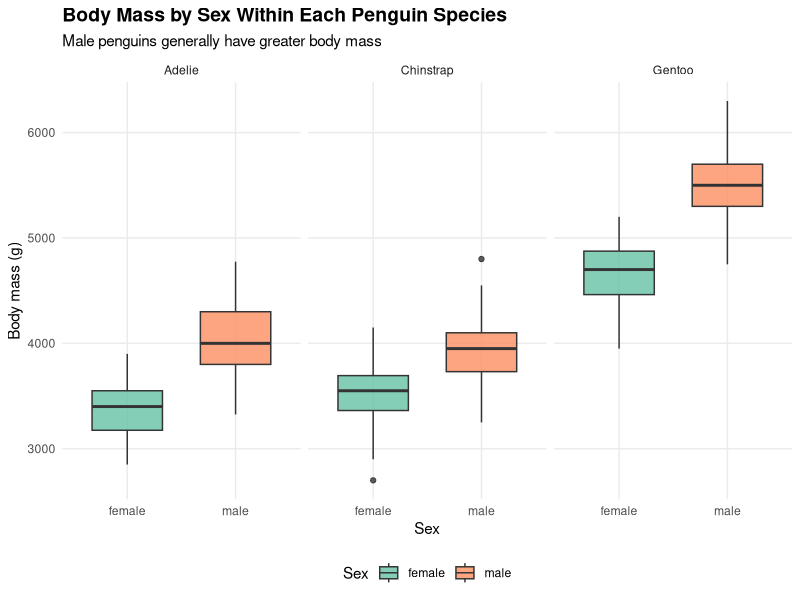
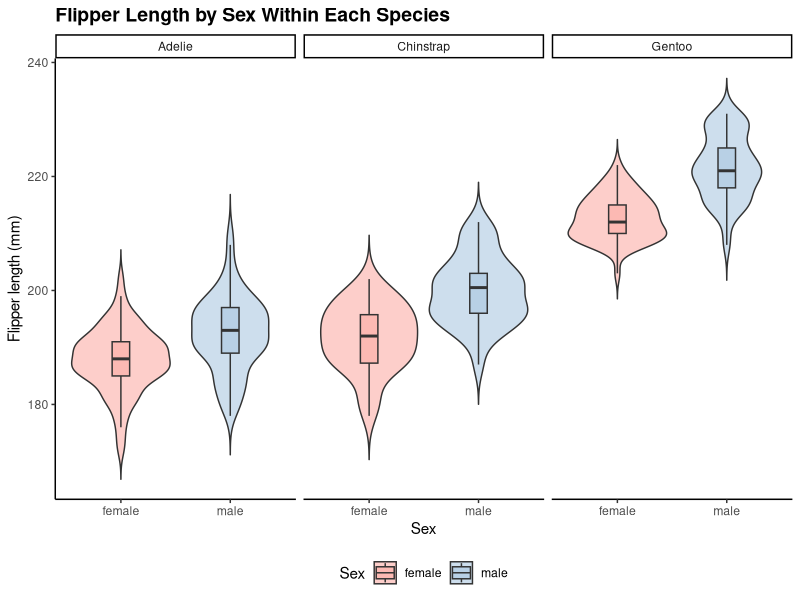
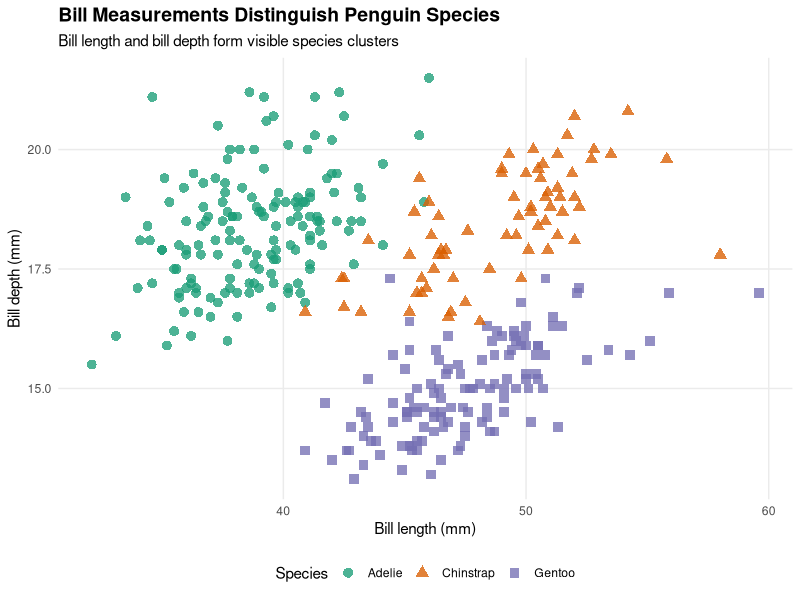
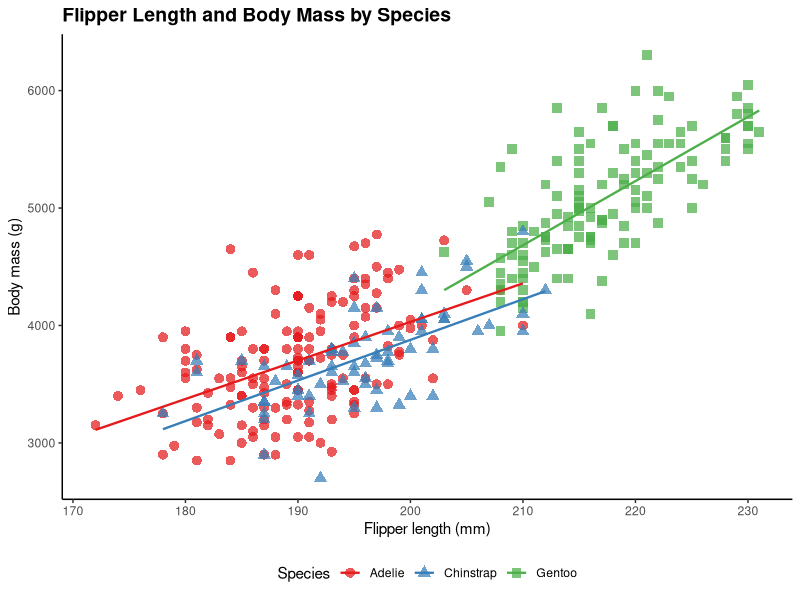
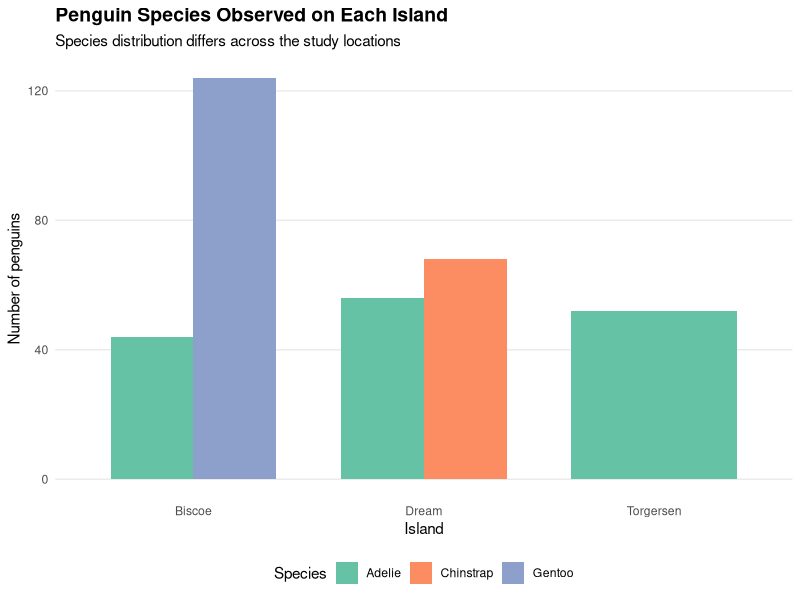

Write the R code that produced these figures, in order.
## ---- chunk 1
# Install packages in the Console first if needed:
# install.packages("palmerpenguins")
# install.packages("ggplot2")

library(palmerpenguins)
library(ggplot2)

knitr::opts_chunk$set(
  echo = TRUE,
  message = FALSE,
  warning = FALSE
)
## ---- chunk 2
# ncol() counts variables; nrow() counts observations.
number_of_columns <- ncol(penguins)
number_of_penguins <- nrow(penguins)

number_of_columns
number_of_penguins
## ---- chunk 3
# Show category counts and missing values.
sex_counts <- table(penguins$sex, useNA = "ifany")
sex_counts

male_count <- sum(penguins$sex == "male", na.rm = TRUE)
female_count <- sum(penguins$sex == "female", na.rm = TRUE)
missing_sex_count <- sum(is.na(penguins$sex))

male_count
female_count
missing_sex_count
## ---- chunk 4
# Exact comparison is safer than grep("male", penguins$sex).
# "female" contains the letters "male", so grep("male", ...)
# could select both male and female observations.

pmale <- penguins[
  !is.na(penguins$sex) & penguins$sex == "male",
]

pfemale <- penguins[
  !is.na(penguins$sex) & penguins$sex == "female",
]

table(pmale$sex, useNA = "ifany")
table(pfemale$sex, useNA = "ifany")

nrow(pmale)
nrow(pfemale)
## ---- chunk 5
# Count observations for each species.
species_counts <- table(penguins$species)
species_counts
## ---- chunk 6
# Create one dataframe for each species.
pAdel <- penguins[penguins$species == "Adelie", ]
pChin <- penguins[penguins$species == "Chinstrap", ]
pGen <- penguins[penguins$species == "Gentoo", ]

table(pAdel$species)
table(pChin$species)
table(pGen$species)

nrow(pAdel)
nrow(pChin)
nrow(pGen)
## ---- chunk 7
# Count observations from each island.
island_counts <- table(penguins$island)
island_counts
## ---- chunk 8
# Create one dataframe for each island.
iBis <- penguins[penguins$island == "Biscoe", ]
iDream <- penguins[penguins$island == "Dream", ]
iTorg <- penguins[penguins$island == "Torgersen", ]

table(iBis$island)
table(iDream$island)
table(iTorg$island)

nrow(iBis)
nrow(iDream)
nrow(iTorg)
## ---- chunk 9
# Remove records missing sex or body mass.
sex_mass_data <- penguins[
  !is.na(penguins$sex) &
  !is.na(penguins$body_mass_g),
]

ggplot(
  data = sex_mass_data,
  aes(x = sex, y = body_mass_g, fill = sex)
) +
  geom_boxplot(alpha = 0.8, width = 0.65) +
  facet_wrap(~ species) +
  labs(
    title = "Body Mass by Sex Within Each Penguin Species",
    subtitle = "Male penguins generally have greater body mass",
    x = "Sex",
    y = "Body mass (g)",
    fill = "Sex"
  ) +
  scale_fill_brewer(palette = "Set2") +
  theme_minimal() +
  theme(
    legend.position = "bottom",
    plot.title = element_text(face = "bold", size = 14),
    panel.grid.minor = element_blank()
  )
## ---- chunk 10
# Remove records missing sex or flipper length.
sex_flipper_data <- penguins[
  !is.na(penguins$sex) &
  !is.na(penguins$flipper_length_mm),
]

ggplot(
  data = sex_flipper_data,
  aes(x = sex, y = flipper_length_mm, fill = sex)
) +
  geom_violin(alpha = 0.65, trim = FALSE) +
  geom_boxplot(width = 0.16, alpha = 0.8, outlier.shape = NA) +
  facet_wrap(~ species) +
  labs(
    title = "Flipper Length by Sex Within Each Species",
    x = "Sex",
    y = "Flipper length (mm)",
    fill = "Sex"
  ) +
  scale_fill_brewer(palette = "Pastel1") +
  theme_classic() +
  theme(
    legend.position = "bottom",
    plot.title = element_text(face = "bold", size = 14)
  )
## ---- chunk 11
# Keep records with complete bill measurements.
bill_data <- penguins[
  !is.na(penguins$bill_length_mm) &
  !is.na(penguins$bill_depth_mm),
]

ggplot(
  data = bill_data,
  aes(
    x = bill_length_mm,
    y = bill_depth_mm,
    color = species,
    shape = species
  )
) +
  geom_point(alpha = 0.78, size = 3) +
  labs(
    title = "Bill Measurements Distinguish Penguin Species",
    subtitle = "Bill length and bill depth form visible species clusters",
    x = "Bill length (mm)",
    y = "Bill depth (mm)",
    color = "Species",
    shape = "Species"
  ) +
  scale_color_brewer(palette = "Dark2") +
  theme_minimal() +
  theme(
    legend.position = "bottom",
    plot.title = element_text(face = "bold", size = 14),
    panel.grid.minor = element_blank()
  )
## ---- chunk 12
# Keep records with complete size measurements.
size_data <- penguins[
  !is.na(penguins$flipper_length_mm) &
  !is.na(penguins$body_mass_g),
]

ggplot(
  data = size_data,
  aes(
    x = flipper_length_mm,
    y = body_mass_g,
    color = species,
    shape = species
  )
) +
  geom_point(alpha = 0.72, size = 3) +
  geom_smooth(
    aes(group = species),
    method = "lm",
    se = FALSE,
    linewidth = 0.8
  ) +
  labs(
    title = "Flipper Length and Body Mass by Species",
    x = "Flipper length (mm)",
    y = "Body mass (g)",
    color = "Species",
    shape = "Species"
  ) +
  scale_color_brewer(palette = "Set1") +
  theme_classic() +
  theme(
    legend.position = "bottom",
    plot.title = element_text(face = "bold", size = 14)
  )
## ---- chunk 13
ggplot(
  data = penguins,
  aes(x = island, fill = species)
) +
  geom_bar(position = "dodge", width = 0.72) +
  labs(
    title = "Penguin Species Observed on Each Island",
    subtitle = "Species distribution differs across the study locations",
    x = "Island",
    y = "Number of penguins",
    fill = "Species"
  ) +
  scale_fill_brewer(palette = "Set2") +
  theme_minimal() +
  theme(
    legend.position = "bottom",
    plot.title = element_text(face = "bold", size = 14),
    panel.grid.minor = element_blank(),
    panel.grid.major.x = element_blank()
  )
